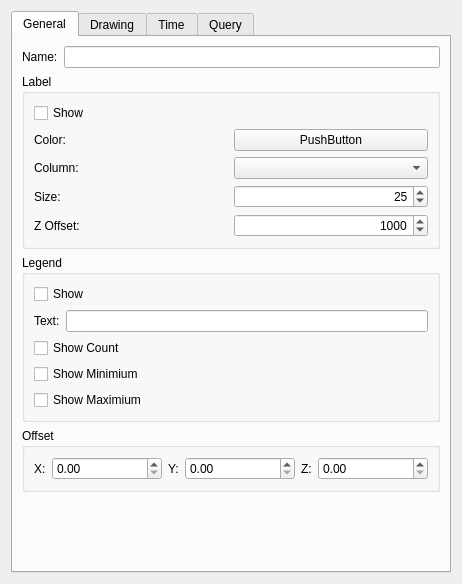
<ui version="4.0" >
 <class>LayerProperties</class>
 <widget class="QWidget" name="LayerProperties" >
  <property name="geometry" >
   <rect>
    <x>0</x>
    <y>0</y>
    <width>462</width>
    <height>584</height>
   </rect>
  </property>
  <property name="windowTitle" >
   <string>LayerProperties</string>
  </property>
  <layout class="QVBoxLayout" >
   <item>
    <widget class="QTabWidget" name="_tabWidget" >
     <property name="currentIndex" >
      <number>0</number>
     </property>
     <widget class="QWidget" name="_generalTab" >
      <attribute name="title" >
       <string>General</string>
      </attribute>
      <layout class="QVBoxLayout" >
       <item>
        <layout class="QHBoxLayout" >
         <item>
          <widget class="QLabel" name="label_11" >
           <property name="text" >
            <string>Name:</string>
           </property>
          </widget>
         </item>
         <item>
          <widget class="QLineEdit" name="_nameEdit" />
         </item>
        </layout>
       </item>
       <item>
        <widget class="QGroupBox" name="groupBox" >
         <property name="title" >
          <string>Label</string>
         </property>
         <layout class="QVBoxLayout" >
          <item>
           <layout class="QHBoxLayout" >
            <item>
             <widget class="QCheckBox" name="_labelShown" >
              <property name="text" >
               <string>Show</string>
              </property>
             </widget>
            </item>
           </layout>
          </item>
          <item>
           <layout class="QHBoxLayout" >
            <item>
             <widget class="QLabel" name="label_2" >
              <property name="text" >
               <string>Color:</string>
              </property>
             </widget>
            </item>
            <item>
             <widget class="QtTools::ColorButton" name="_labelColor" >
              <property name="text" >
               <string>PushButton</string>
              </property>
             </widget>
            </item>
           </layout>
          </item>
          <item>
           <layout class="QHBoxLayout" >
            <item>
             <widget class="QLabel" name="label_3" >
              <property name="text" >
               <string>Column:</string>
              </property>
             </widget>
            </item>
            <item>
             <widget class="QComboBox" name="_labelColumn" />
            </item>
           </layout>
          </item>
          <item>
           <layout class="QHBoxLayout" >
            <item>
             <widget class="QLabel" name="label_4" >
              <property name="text" >
               <string>Size:</string>
              </property>
             </widget>
            </item>
            <item>
             <widget class="QSpinBox" name="_labelSize" >
              <property name="alignment" >
               <set>Qt::AlignRight|Qt::AlignTrailing|Qt::AlignVCenter</set>
              </property>
              <property name="maximum" >
               <number>10000</number>
              </property>
              <property name="singleStep" >
               <number>5</number>
              </property>
              <property name="value" >
               <number>25</number>
              </property>
             </widget>
            </item>
           </layout>
          </item>
          <item>
           <layout class="QHBoxLayout" >
            <item>
             <widget class="QLabel" name="label_5" >
              <property name="text" >
               <string>Z Offset:</string>
              </property>
             </widget>
            </item>
            <item>
             <widget class="QSpinBox" name="_labelZOffset" >
              <property name="alignment" >
               <set>Qt::AlignRight|Qt::AlignTrailing|Qt::AlignVCenter</set>
              </property>
              <property name="maximum" >
               <number>10000000</number>
              </property>
              <property name="singleStep" >
               <number>50</number>
              </property>
              <property name="value" >
               <number>1000</number>
              </property>
             </widget>
            </item>
           </layout>
          </item>
         </layout>
        </widget>
       </item>
       <item>
        <widget class="QGroupBox" name="groupBox_2" >
         <property name="title" >
          <string>Legend</string>
         </property>
         <layout class="QVBoxLayout" >
          <item>
           <layout class="QHBoxLayout" >
            <item>
             <widget class="QCheckBox" name="_showInLegend" >
              <property name="text" >
               <string>Show</string>
              </property>
             </widget>
            </item>
           </layout>
          </item>
          <item>
           <layout class="QHBoxLayout" >
            <item>
             <widget class="QLabel" name="label_6" >
              <property name="text" >
               <string>Text:</string>
              </property>
             </widget>
            </item>
            <item>
             <widget class="QLineEdit" name="_legendText" />
            </item>
           </layout>
          </item>
          <item>
           <layout class="QHBoxLayout" >
            <item>
             <widget class="QCheckBox" name="_showCountLegend" >
              <property name="text" >
               <string>Show Count</string>
              </property>
             </widget>
            </item>
           </layout>
          </item>
          <item>
           <layout class="QHBoxLayout" >
            <item>
             <widget class="QCheckBox" name="_showMinLegend" >
              <property name="text" >
               <string>Show Minimium</string>
              </property>
             </widget>
            </item>
           </layout>
          </item>
          <item>
           <layout class="QHBoxLayout" >
            <item>
             <widget class="QCheckBox" name="_showMaxLegend" >
              <property name="text" >
               <string>Show Maximium</string>
              </property>
             </widget>
            </item>
           </layout>
          </item>
         </layout>
        </widget>
       </item>
       <item>
        <widget class="QGroupBox" name="groupBox_5" >
         <property name="title" >
          <string>Offset</string>
         </property>
         <layout class="QHBoxLayout" >
          <item>
           <widget class="QLabel" name="label_12" >
            <property name="sizePolicy" >
             <sizepolicy vsizetype="Preferred" hsizetype="Fixed" >
              <horstretch>0</horstretch>
              <verstretch>0</verstretch>
             </sizepolicy>
            </property>
            <property name="text" >
             <string>X:</string>
            </property>
           </widget>
          </item>
          <item>
           <widget class="QDoubleSpinBox" name="_xOffset" />
          </item>
          <item>
           <widget class="QLabel" name="label_13" >
            <property name="sizePolicy" >
             <sizepolicy vsizetype="Preferred" hsizetype="Fixed" >
              <horstretch>0</horstretch>
              <verstretch>0</verstretch>
             </sizepolicy>
            </property>
            <property name="text" >
             <string>Y:</string>
            </property>
           </widget>
          </item>
          <item>
           <widget class="QDoubleSpinBox" name="_yOffset" />
          </item>
          <item>
           <widget class="QLabel" name="label_14" >
            <property name="sizePolicy" >
             <sizepolicy vsizetype="Preferred" hsizetype="Fixed" >
              <horstretch>0</horstretch>
              <verstretch>0</verstretch>
             </sizepolicy>
            </property>
            <property name="text" >
             <string>Z:</string>
            </property>
           </widget>
          </item>
          <item>
           <widget class="QDoubleSpinBox" name="_zOffset" />
          </item>
         </layout>
        </widget>
       </item>
       <item>
        <spacer>
         <property name="orientation" >
          <enum>Qt::Vertical</enum>
         </property>
         <property name="sizeHint" >
          <size>
           <width>20</width>
           <height>40</height>
          </size>
         </property>
        </spacer>
       </item>
      </layout>
     </widget>
     <widget class="QWidget" name="_drawingTab" >
      <attribute name="title" >
       <string>Drawing</string>
      </attribute>
      <layout class="QVBoxLayout" >
       <item>
        <widget class="QGroupBox" name="groupBox_3" >
         <property name="title" >
          <string>Color</string>
         </property>
         <layout class="QVBoxLayout" >
          <item>
           <layout class="QHBoxLayout" >
            <item>
             <widget class="QLabel" name="label" >
              <property name="text" >
               <string>Coloring Method:</string>
              </property>
             </widget>
            </item>
            <item>
             <widget class="QComboBox" name="_colorTypeComboBox" />
            </item>
           </layout>
          </item>
          <item>
           <widget class="QStackedWidget" name="_colorStack" >
            <widget class="QWidget" name="page_3" />
            <widget class="QWidget" name="page_4" />
           </widget>
          </item>
         </layout>
        </widget>
       </item>
       <item>
        <widget class="QGroupBox" name="groupBox_4" >
         <property name="title" >
          <string>Primitive</string>
         </property>
         <layout class="QVBoxLayout" >
          <item>
           <widget class="QStackedWidget" name="_primitiveStack" >
            <widget class="QWidget" name="page_5" />
            <widget class="QWidget" name="page_6" />
           </widget>
          </item>
         </layout>
        </widget>
       </item>
      </layout>
     </widget>
     <widget class="QWidget" name="_timeTab" >
      <attribute name="title" >
       <string>Time</string>
      </attribute>
      <layout class="QVBoxLayout" >
       <item>
        <layout class="QHBoxLayout" >
         <item>
          <widget class="QLabel" name="label_9" >
           <property name="text" >
            <string>Minimium Date:</string>
           </property>
          </widget>
         </item>
         <item>
          <widget class="QComboBox" name="comboBox_2" />
         </item>
         <item>
          <widget class="QDateEdit" name="dateEdit" />
         </item>
        </layout>
       </item>
       <item>
        <layout class="QHBoxLayout" >
         <item>
          <widget class="QLabel" name="label_10" >
           <property name="text" >
            <string>Maximium Date:</string>
           </property>
          </widget>
         </item>
         <item>
          <widget class="QComboBox" name="comboBox" />
         </item>
         <item>
          <widget class="QDateEdit" name="dateEdit_2" />
         </item>
        </layout>
       </item>
       <item>
        <spacer>
         <property name="orientation" >
          <enum>Qt::Vertical</enum>
         </property>
         <property name="sizeHint" >
          <size>
           <width>20</width>
           <height>40</height>
          </size>
         </property>
        </spacer>
       </item>
      </layout>
     </widget>
     <widget class="QWidget" name="_queryTab" >
      <attribute name="title" >
       <string>Query</string>
      </attribute>
      <layout class="QVBoxLayout" >
       <item>
        <widget class="QCheckBox" name="_customQuery" >
         <property name="text" >
          <string>Custom Query</string>
         </property>
        </widget>
       </item>
       <item>
        <layout class="QHBoxLayout" >
         <item>
          <widget class="QLabel" name="label_8" >
           <property name="text" >
            <string>Primary Key:</string>
           </property>
          </widget>
         </item>
         <item>
          <widget class="QLineEdit" name="_primaryKeyText" />
         </item>
        </layout>
       </item>
       <item>
        <widget class="QLabel" name="label_7" >
         <property name="text" >
          <string>Query:</string>
         </property>
        </widget>
       </item>
       <item>
        <widget class="QTextEdit" name="_queryEdit" >
         <property name="acceptRichText" >
          <bool>false</bool>
         </property>
        </widget>
       </item>
      </layout>
     </widget>
    </widget>
   </item>
  </layout>
 </widget>
 <customwidgets>
  <customwidget>
   <class>QtTools::ColorButton</class>
   <extends>QPushButton</extends>
   <header>QtTools/ColorButton.h</header>
  </customwidget>
 </customwidgets>
 <resources/>
 <connections/>
</ui>
